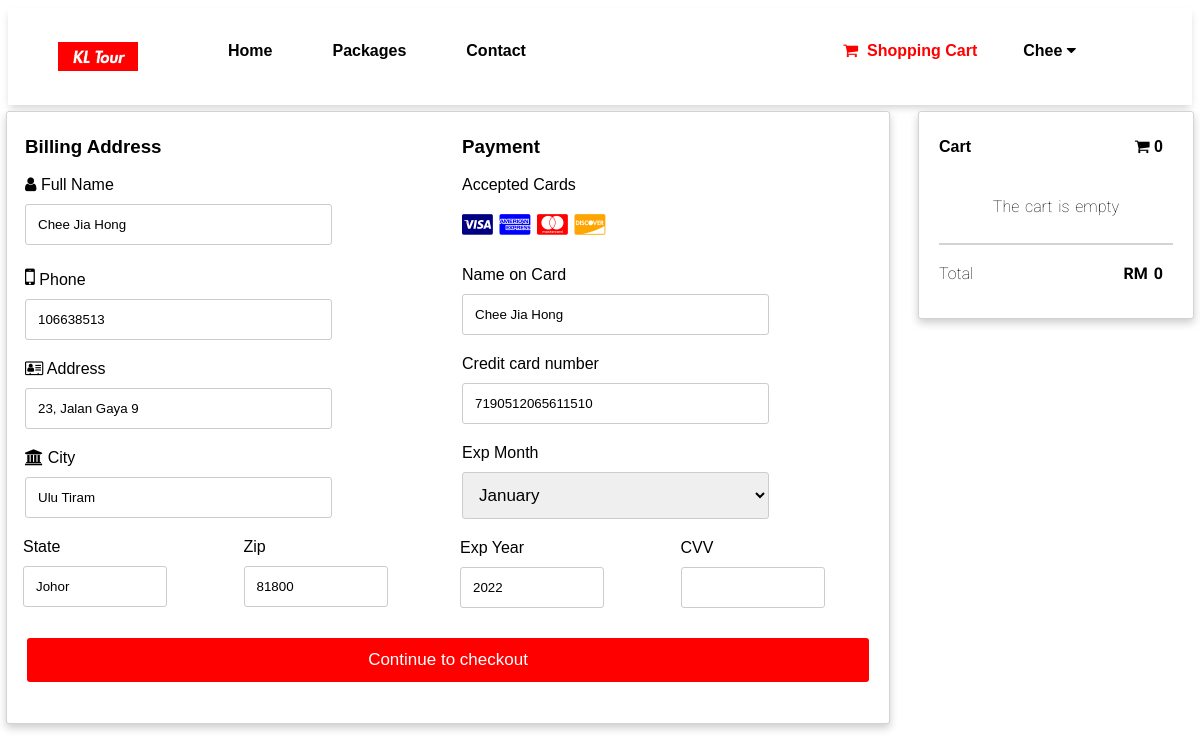
The page /shoppingcart.php (signed in) on the database its author committed.
### tables this page shows
CREATE TABLE `user` (
  `Username` varchar(20) NOT NULL,
  `Email` varchar(30) NOT NULL,
  `Phone` int(11) DEFAULT NULL,
  `Address` varchar(50) DEFAULT NULL,
  `City` varchar(20) DEFAULT NULL,
  `State` varchar(20) DEFAULT NULL,
  `Zip` varchar(10) DEFAULT NULL,
  `Name_on_card` varchar(20) DEFAULT NULL,
  `Payment_card` varchar(20) DEFAULT NULL,
  `Expire_year` varchar(4) DEFAULT NULL,
  `Expire_month` varchar(12) DEFAULT NULL,
  `Password` varchar(20) NOT NULL,
  `Full_name` varchar(25) NOT NULL
);

### php_snippets/personal.php (called while the page is built, shortened)
<?php
include "config.php";
$myusername = $_SESSION['login_user'];
$ask_details = "SELECT * FROM user WHERE Username='$myusername'";
$asking_details = $db ->query($ask_details);
$details_row = $asking_details -> fetch_assoc();
if($details_row["Full_name"]){
    $full_name = $details_row["Full_name"];
}
if($details_row["Phone"]){
    $phone = $details_row["Phone"];
}
if($details_row["Address"]){
    $address = $details_row["Address"];
}
if($details_row["City"]){
    $city = $details_row["City"];
}
if($details_row["State"]){
    $state = $details_row["State"];
}
if($details_row["Zip"]){
    $zip = $details_row["Zip"];
}
if($details_row["Name_on_card"]){
    $name_on_card = $details_row["Name_on_card"];
}
if($details_row["Payment_card"]){
    $payment_card = $details_row["Payment_card"];
}
if($details_row["Expire_month"]){
    $expire_month = $details_row["Expire_month"];
}
if($details_row["Expire_year"]){
    $expire_year = $details_row["Expire_year"];
}
?>

### php_snippets/unpaid.php (called while the page is built, shortened)
<?php
$sum_up_price = 0;
$index=0;
?>

### shoppingcart.php (the view, shortened to what this page needs)
<html lang="en">
<head>
    <link rel="stylesheet" href="https://cdnjs.cloudflare.com/ajax/libs/font-awesome/4.7.0/css/font-awesome.min.css">
    <link rel="stylesheet" href="styling/style.css">
    <link rel="stylesheet" href="styling/profile-cart.css">
</head>
<body>
    <div class="navbar">
        <a href="#" style="padding-right:60px;">
            <img src="images/KL Tour.png" alt="KLTour-logo" height="29" width="80">
        </a>
        <a href="homepage.php">Home</a>
        <a href="packages.php">Packages</a>
        <a href="contact.php">Contact</a>
        <div class="dropdown" style="display: block;">
            <button class="dropbtn">
                <?php session_start(); echo $_SESSION['login_user'];?>
                <i class="fa fa-caret-down"></i>
            </button>
        </div>
        <div class="cart">
            <a href="#" id="cart-link" style="float:right; display: block; color:red;">
                <i class="fa fa-shopping-cart"></i>&nbsp;&nbsp;Shopping Cart</a>
        </div>
    </div>
    <div style="height:4px;"></div>
    <div style="padding:1px;"></div>
    <?php include 'php_snippets/personal.php'; ?>
    <?php include 'php_snippets/unpaid.php'; ?>
    <div class="checkout">
        <div class="row">
            <div class="col-75">
                <div class="container">
                    <form action="php_snippets/checkout.php" method="post" target="dummyframe">
                        <div class="row">
                            <div class="col-50">
                                <h3>Billing Address</h3>
                                <label for="fname">
                                    <i class="fa fa-user"></i> Full Name</label>
                                <input type="text" id="fname" value="<?php echo $full_name; ?>" name="fullname" placeholder="David Johnson" required>
                                <label for="phone">
                                    <i class="fa fa-mobile-phone" style="font-size:23px" ></i> Phone</label>
                                <input type="text" id="phone" value="<?php echo $phone; ?>" name="phone" placeholder="0106578941">
                                <label for="adr">
                                    <i class="fa fa-address-card-o"></i> Address</label>
                                <input type="text" id="adr" value="<?php echo $address; ?>" name="address" placeholder="No 13, Jalan Damansara 8" required>
                                <label for="city">
                                    <i class="fa fa-institution"></i> City</label>
                                <input type="text" id="city" value="<?php echo $city; ?>" name="city" placeholder="Kuala Lumpur" required>
                                <div class="row">
                                    <div class="col-50">
                                        <label for="state">State</label>
                                        <input type="text" id="state" value="<?php echo $state; ?>" name="state" placeholder="Selangor" required>
                                    </div>
                                    <div class="col-50">
                                        <label for="zip">Zip</label>
                                        <input type="text" id="zip" value="<?php echo $zip; ?>" name="zip" placeholder="43200" required>
                                    </div>
                                </div>
                            </div>
                            <div class="col-50">
                                <h3>Payment</h3>
                                <label for="fname">Accepted Cards</label>
                                <div class="icon-container">
                                    <i class="fa fa-cc-visa" style="color:navy;"></i>
                                    <i class="fa fa-cc-amex" style="color:blue;"></i>
                                    <i class="fa fa-cc-mastercard" style="color:red;"></i>
                                    <i class="fa fa-cc-discover" style="color:orange;"></i>
                                </div>
                                <label for="cname">Name on Card</label>
                                <input type="text" id="cname" value="<?php echo $name_on_card; ?>" name="cardname" required>
                                <label for="ccnum">Credit card number</label>
                                <input type="text" id="ccnum" value="<?php echo $payment_card; ?>" name="cardnumber" placeholder="0000111100001111"  maxlength="16" required>
                                <label for="expmonth">Exp Month</label>
                                <select name="expmonth" selected="<?php echo $expire_month; ?>">
                                    <option value="January">January</option>
                                </select>
                                <div class="row">
                                    <div class="col-50">
                                        <label for="expyear">Exp Year</label>
                                        <input type="text" value="<?php echo $expire_year; ?>" id="expyear" name="expyear" required>
                                    </div>
                                    <div class="col-50">
                                        <label for="cvv">CVV</label>
                                        <input type="text" id="cvv" name="cvv" required>
                                    </div>
                                </div>
                            </div>
                        </div>
                        <input type="submit" value="Continue to checkout" class="btn">
                    </form>
                </div>
            </div>
            <div class="col-25">
                <div class="container">
                    <h4>Cart
                        <span class="price" style="color:black">
                            <i class="fa fa-shopping-cart"></i>
                            <b><?php echo $index; ?></b>
                        </span>
                    </h4>
                    <div id="list-of-item" style="max-height:400px; overflow:auto;">
                        <div id="cart-empty">
                            <p style="text-align:center;">
                                The cart is empty
                            </p>
                        </div>
                    </div>
                    <hr>
                    <p>Total
                        <span class="price" style="color:black">
                            <b>RM <?php echo $sum_up_price; ?></b>
                        </span>
                    </p>
                </div>
            </div>
        </div>
    </div>
</body>
</html>

### styling/style.css (style rules this page uses)
body { font-family: Arial, Helvetica, sans-serif; }
.navbar { overflow: hidden; background-color: white; box-shadow: 0 4px 8px -2px rgba(0,0,0,0.2); padding: 20px; font-weight: bold; }
.navbar a { float: left; font-size: 16px; color: black; text-align: center; padding: 14px 30px; text-decoration: none; }
.dropdown { display: block; float: right; overflow: hidden; padding-right:80px; }
.dropdown .dropbtn { font-size: 16px; border: none; outline: none; color: black; padding: 14px 16px; background-color: inherit; font-family: inherit; margin: 0; font-weight: bold; z-index: 9999; }
p { font-family: 'Roboto', sans-serif; font-weight: 100; word-spacing: 2px; vertical-align: baseline; line-height: 1.6; }

### styling/profile-cart.css (style rules this page uses)
* { box-sizing: border-box; }
.row { display: -ms-flexbox; display: flex; -ms-flex-wrap: wrap; flex-wrap: wrap; margin: 0 -16px; }
.col-25 { -ms-flex: 25%; flex: 25%; }
.col-50 { -ms-flex: 50%; flex: 50%; }
.col-75 { -ms-flex: 75%; flex: 75%; }
.col-25, .col-50, .col-75 { padding: 0 14px; }
.container { background-color: #ffffff; box-shadow: 0 4px 8px 0 rgba(0,0,0,0.2); padding: 5px 20px 15px 20px; border: 1px solid lightgrey; border-radius: 3px; }
input[type=text] { width: 75%; margin-bottom: 20px; padding: 12px; border: 1px solid #ccc; border-radius: 3px; }
select { width: 75%; margin-bottom: 20px; padding: 12px; border: 1px solid #ccc; border-radius: 3px; font-size: 17px; }
label { margin-bottom: 10px; display: block; }
.icon-container { margin-bottom: 20px; padding: 7px 0; font-size: 24px; }
.btn { background-color: red; color: white; padding: 12px; margin: 10px 0; border: none; width: 100%; border-radius: 3px; cursor: pointer; font-size: 17px; }
a { color: blue; text-decoration: none; }
hr { border: 1px solid lightgrey; }
.price { float: right; color: grey; margin-right: 10px; }

### rows shown on the page
user: fullname "Chee Jia Hong", phone "106638513", address "23, Jalan Gaya 9", city "Ulu Tiram", state "Johor", zip "81800", cardname "Chee Jia Hong", cardnumber "7190512065611510", expmonth "January", expyear "2022"

### other values the page prints
$_SESSION['login_user'] "Chee"
$index "0"
$sum_up_price "0"
